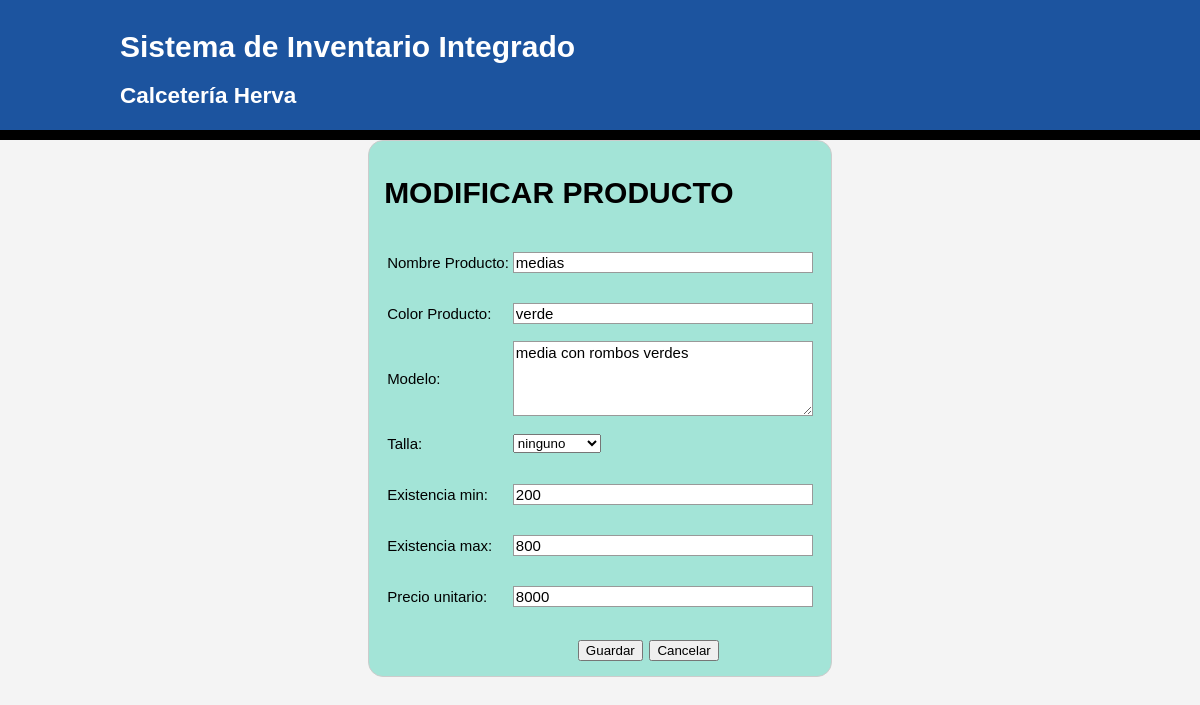
Screenshot of /santiago_cangrejo_inventarios_herba_php/herba/vista/modificar_producto.php?id=2 (signed in) with the database file from the repository.
### tables this page shows
CREATE TABLE `articulo` (
  `id` int(50) NOT NULL,
  `nombre` varchar(100) NOT NULL,
  `color` varchar(100) NOT NULL,
  `talla` varchar(100) NOT NULL,
  `modelo` varchar(100) NOT NULL,
  `preciounitario` float NOT NULL,
  `existenciamin` int(100) NOT NULL,
  `existenciamax` int(100) NOT NULL
);

### santiago_cangrejo_inventarios_herba_php/herba/vista/modificar_producto.php (the view, shortened to what this page needs)
    <!DOCTYPE html>
<html>
    <head>
    <link rel="stylesheet" type="text/css" href="CSS/nuevo_estilos.css">
    </head>
<body>
     <?php
    $id=$_GET["id"];
    $conexion=  conexion();
    $sql="SELECT * FROM articulo WHERE id=$id";
    $resultado=$conexion->query($sql);
    ?>
    <header>
        <div class="contenedor">
            <div id="marca">
                <h1><span class="resaltado">Sistema de Inventario Integrado</span></h1>
                <h2>Calcetería Herva</h2>
            </div>
        </div>
    </header>
    <?php
    while ($articulo= mysqli_fetch_object($resultado)):?>
    <form action="../modelo/codigo_modificar_producto.php" method="post">
        <table>
        <tr>
        <h1>MODIFICAR PRODUCTO</h1>
        </tr>
          <tr>
              <td><input type="hidden" id="Nombre" name="id" value="<?php echo $articulo->id ?>"/></td>
        </tr>
        <tr>
            <td><p>Nombre Producto:</p></td>
            <td><input type="text" id="Nombre" name="nombre" value="<?php echo $articulo->nombre ?>"/></td>
        </tr>
        <tr>
      <td><p>Color Producto:</p></td>
      <td><input type="text" id="Nombre" name="color" value="<?php echo $articulo->color ?>"/></td>
       </tr>
        <tr>
            <td><p>Modelo:</p></td>
        <td><textarea id="Descripcion" name="modelo"><?php echo $articulo->modelo ?></textarea></td>
           </tr>
        <tr>
        <td><p>Talla:</p></td>
        <td><select id="Talla" name="talla" onchange="elegir_Talla;">
        <option value="ninguno"><?php echo $articulo->talla ?></option>
        </select></td>
        </tr>
    <tr>
    <td><p>Existencia min:</label></p>
    <td><input type="number" id="Precio_Entrada"  min="0" name="existencia_min" value="<?php echo $articulo->existenciamin ?>"/></td>
    </tr>
<tr>
    <td><p>Existencia max:</p></td>
    <td><input type="number" id="Precio_Entrada" min="0" name="existencia_max" value="<?php echo $articulo->existenciamax ?>"/></td>
</tr>
<tr>
    <td><p>Precio unitario:</p></td>
    <td><input type="number" id="Precio_Entrada" min="0" name="precio" step="0.1" value="<?php echo $articulo->preciounitario ?>" /></td>
</tr>
<?php
    endwhile;
?>
        </table><br>
        <div class="button">
            <button type="submit">Guardar</button><button type="button" type="button" onclick="location.href='consulta_producto.php'">Cancelar</button>
    </div>
</form>

### santiago_cangrejo_inventarios_herba_php/herba/vista/CSS/nuevo_estilos.css (style rules this page uses)
body { font: 15px Arial, Helvetica, sans serif; padding: 0; margin: 0; background-color: #f4f4f4; }
.contenedor { width: 80%; margin: auto; overflow: hidden; }
header { background-color: #1c549f; color: #fff; padding-top: 30px; min-height: 100px; border-bottom: 10px solid #000000; }
header #marca { float: left; }
header #marca h1 { margin: 0; }
header .resaltado, header .actual a { color: #fff; font-weight: bold; }
form { margin: 0 auto; width:max-content; padding: 1em; border: 1px solid #CCC; border-radius: 1em; background-color:#A3E4D7; text-align: left; }
input, textarea { font: 1em sans-serif; width: 300px; -moz-box-sizing: border-box; box-sizing: border-box; border: 1px solid #999; }
textarea { vertical-align: top; height: 5em; resize: vertical; }
.button { padding-left: 90px; text-align:center; }
button { margin-left: .5em; text-align:center; }

### rows the page displays
articulo: nombre "medias", color "verde", modelo "media con rombos verdes", talla "ninguno", existencia_min "200", existencia_max "800", precio "8000"
